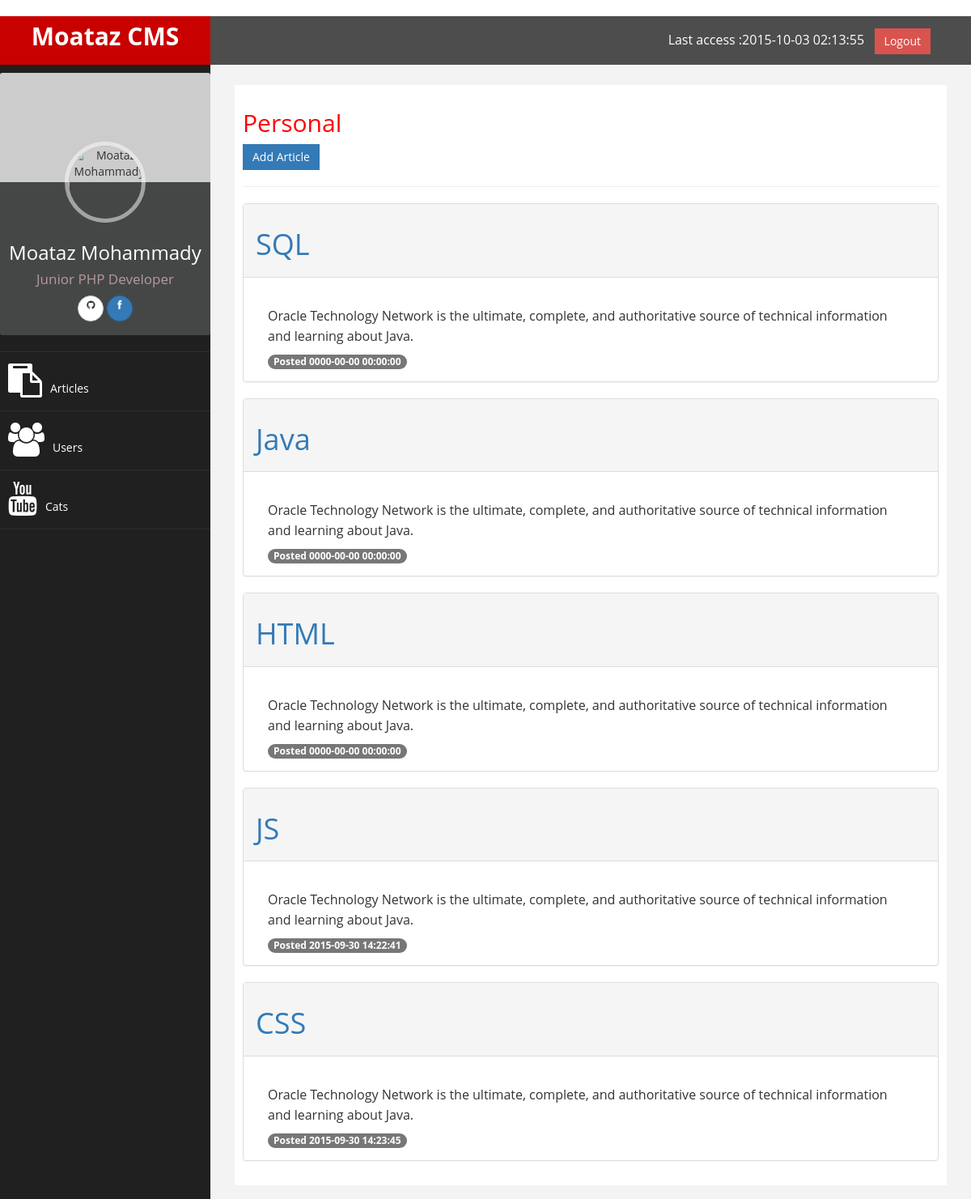
The app's page /cats/show/2 with its own data.
### tables this page shows
CREATE TABLE IF NOT EXISTS `articles` (
`id` int(11) NOT NULL,
  `title` varchar(250) NOT NULL,
  `content` text NOT NULL,
  `date` timestamp NOT NULL DEFAULT CURRENT_TIMESTAMP ON UPDATE CURRENT_TIMESTAMP,
  `cid` int(11) NOT NULL
);

### app/controller/Cats.php (called while the page is built, shortened)
<?php
class Cats {
    private $Model;
    public function __construct() {
        $this->Model = new CatModel('cats', 'cid');
    }
    public function show($id) {
        $articles = $this->Model->getOneInnerJoinArticles($id);
        $GLOBALS['RainTPL']->draw('cat');
    }
}

### app/Application.php (called while the page is built, shortened)
<?php
class Application {
    public function __construct() {
        $URL = explode('/', trim($_GET['url'], '/'));
        $method = $URL[1];
        if (isset($URL[2])) {
            $params1 = $URL[2];
        } else {
            $params1 = 1;
        }
        if (isset($URL[3])) {
            $params2 = $URL[3];
        } else {
            $params2 = 1;
        }
        $class = new $controller;
        $class->$method($params1, $params2);
    }
}

### index.php (called while the page is built, shortened)
<?php
$app = new Application();

### app/model/CRUDModel.php (called while the page is built, shortened)
<?php
class CRUDModel {
    protected $table;
    public function __construct($table, $id) {
        $this->table = $table;
    }
    protected function CheckAffectedRows($return = NULL) {
        return $GLOBALS['db']->AffectedRows() > 0 ? ( $return != NULL ? $return = $return : FALSE) : FALSE;
    }
    public function getAll($extra = NULL) {
        $GLOBALS['db']->Execute("SELECT * FROM `" . $this->table . "` {$extra}");
        return $this->CheckAffectedRows($GLOBALS['db']->GetRows());
    }
}

### app/Database.php (called while the page is built, shortened)
<?php
class database {
    private $connection;
    private $last;
    public function dbconnect() {
        $this->connection = new mysqli(HOSTNAME, USERNAME, PASSWORD, DBNAME);
        if ($this->connection)
            return TRUE;
        return FALSE;
    }
    public function Execute($query) {
        if ($result = $this->connection->query($query)) {
            $this->last = $result;
            return TRUE;
        }
        return FALSE;
    }
    public function GetRows() {
        $result = array();
        $rows = $this->AffectedRows();
        for ($i = 0; $i < $rows; $i++) {
            $result[] = $this->last->fetch_assoc();
        }
        if (count($result) > 0)
            return $result;
        return NULL;
    }
    public function AffectedRows() {
        return $this->connection->affected_rows;
    }
}
?>

### app/model/CatModel.php (called while the page is built)
<?php
class CatModel extends CRUDModel {
    public function getOneInnerJoinArticles($id) {
        return $this->getAll("INNER JOIN articles ON `articles`.`cid`=`cats`.`cid` WHERE `cats`.`cid` = $id ; ");
    }
}

### tmp/cat.cf730f7aa5eba98d3380da30eec6b201.rtpl.php (the view, shortened to what this page needs)
<div id="page-wrapper" >
    <div id="page-inner">
        <div class="row">
            <div class="col-md-12">
                <h2><?php echo $title;?></h2>
                <a href="http://localhost/AhmedSyamRouting/addArticle.php" class="btn btn-primary square-btn-adjust">Add Article</a>
            </div>
        </div>
        <hr />
        <div class="row">
            <div class="col-md-12">
                <?php if( $articles==0 ){ ?>
                <p>Sorry,No Articles</p>
                <?php }else{ ?>
                <?php $counter1=-1; if( isset($articles) && is_array($articles) && sizeof($articles) ) foreach( $articles as $key1 => $value1 ){ $counter1++; ?>
                <div class="panel panel-default">
                    <div class="panel-heading">
                        <h1><a href="http://localhost/AhmedSyamRouting/articles/show/<?php echo $value1["id"];?>/" ><?php echo $value1["title"];?></a></h1>
                    </div>
                    <div class="panel-body">
                        <div class="col-md-12">
                            <p><?php echo $value1["content"];?></p>
                            <div>
                                <span class="badge">Posted <?php echo $value1["date"];?></span>
                            </div>
                        </div>
                    </div>
                </div>
                <?php } ?>
                <?php } ?>
            </div>
        </div>
    </div>

### templates/assets/css/custom.css (style rules this page uses)
body { font-family: 'Open Sans', sans-serif; }
#page-wrapper { padding: 15px 15px; min-height: 600px; background:#F3F3F3; }
#page-inner { width:100%; margin:10px 20px 10px 0px; background-color:#fff!important; padding:10px; min-height:1200px; }
h2 { color: #f00; }
.square-btn-adjust { border: 0px solid transparent; -webkit-border-radius: 0px; -moz-border-radius: 0px; border-radius: 0px; }
p { font-size:16px; line-height:25px; padding-top:20px; }
@media (min-width:768px) { #page-wrapper { margin: 0 0 0 260px; padding: 15px 30px; min-height: 1200px; } }

### records on screen
articles: title "SQL", content "Oracle Technology Network is the ultimate, complete, and authoritative source of technical information and learning about Java.", date "0000-00-00 00:00:00"
articles: title "Java", content "Oracle Technology Network is the ultimate, complete, and authoritative source of technical information and learning about Java.", date "0000-00-00 00:00:00"
articles: title "HTML", content "Oracle Technology Network is the ultimate, complete, and authoritative source of technical information and learning about Java.", date "0000-00-00 00:00:00"
articles: title "JS", content "Oracle Technology Network is the ultimate, complete, and authoritative source of technical information and learning about Java.", date "2015-09-30 14:22:41"
articles: title "CSS", content "Oracle Technology Network is the ultimate, complete, and authoritative source of technical information and learning about Java.", date "2015-09-30 14:23:45"

### other values on screen
$time "2015-10-03 02:13:55"
$title "Personal"
